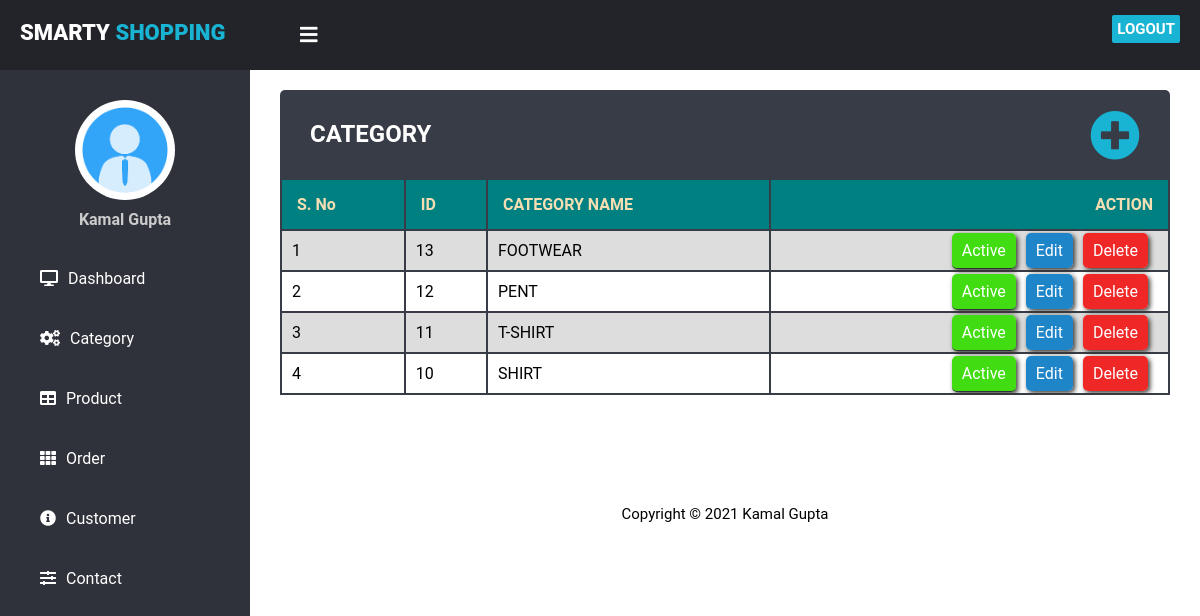
Page /AdminSmartyShopping/Category.php (signed in) on the committed database.
### tables this page shows
CREATE TABLE `categories` (
  `id` int(11) NOT NULL,
  `categories` varchar(255) NOT NULL,
  `status` tinyint(4) NOT NULL
);

### AdminSmartyShopping/Category.php (the view, shortened to what this page needs)
<?php
  require('top.php');
  $sql="select * from categories order by id desc";
  $res=mysqli_query($con,$sql);
  $count=mysqli_num_rows($res);
?>
    <div class="content">
        <div class="content-header">
            <div class="subheader">
                <h2>CATEGORY</h2>
                <a href="manage-category.php"><i class="fa fa-plus-circle" aria-hidden="true"></i></a>
            </div>
            <table>
                <tr>
                    <th>S. No </th>
                    <th>ID</th>
                    <th>CATEGORY NAME</th>
                    <th ><div class="action-body">ACTION</div></th>
                </tr>
                <?php
                if($count>0){
                $i=1;
                while($row=mysqli_fetch_assoc($res)){
                ?>
                <tr>
                    <td><?php echo $i;?></td>
                    <td><?php echo $row['id'];?></td>
                    <td><?php echo $row['categories'];?></td>
                    <td ><div class="action-body">
                    <?php
                    if($row['status']==1){
                        echo "<span class='btn active'><a href='?type=status&operation=deactive&id=".$row['id']."'>Active</a></span>";
                    }else{
                        echo"<span class='btn deactive'><a href='?type=status&operation=active&id=".$row['id']."' >Deactive</a></span>";
                    }
                        echo "<span class='btn edit'><a href='manage-category.php?id=".$row['id']."'>Edit</a></span>";
                        echo "<span class='btn delete'><a href='?type=delete&id=".$row['id']."' onclick='alertbox()'>Delete</a></span>";
                        ?></div>
                    </td>
                </tr>
                <?php
                  $i++;
                  }  } else {
                  ?>
                  <tr>
                     <td colspan="4" align="center">No Records Found!</td>
                  </tr>
                  <?php
                     }
                  ?>
            </table>
        </div>
    </div>
 <?php
  include('footer.php');
?>

### AdminSmartyShopping/css/style.css (style rules this page uses)
body { margin: 0; padding: 0; font-family: "Roboto", sans-serif; }
.sidebar a:hover, .active { background: #19B3D3; border-bottom: 1px solid #2f323a; }
.content { width: (100% - 250px); margin-top: 60px; padding: 20px; margin-left: 250px; transition: 0.5s; }
.content .content-header { margin: 10px; }
.content .subheader { background-color: #383c46; padding: 10px 30px; border-top-right-radius: 5px; border-top-left-radius: 5px; }
.content .subheader a { float: right; font-size: 50px; margin-top: -60px; color:#19B3D3; }
.content .subheader h2 { color: white; }
table { border-collapse: collapse; width: 100%; overflow: hidden; }
th { background-color: teal; padding: 15px; border: 2px solid #383c46; text-align: left; color: wheat; }
td { border: 2px solid #383c46; text-align: left; padding: 10px; }
.action-body { float: right; }
tr:nth-child(even) { background-color: #dddddd; }
td .btn { padding: 8px 10px; margin-RIGHT: 10px; border-radius: 5px; box-shadow: 2px 2px 5px rgb(58, 55, 51); }
td .active { background-color: rgba(65, 221, 18); }
td .edit { background-color: rgb(31, 133, 201); }
td .delete { background-color: rgb(240, 39, 39); }
td span a { text-decoration: none; color: white; }

### rows in the picture
categories: id "13", categories "FOOTWEAR"
categories: id "12", categories "PENT"
categories: id "11", categories "T-SHIRT"
categories: id "10", categories "SHIRT"

### other values in the picture
$_SESSION['ADMIN_NAME'] "Kamal Gupta"
